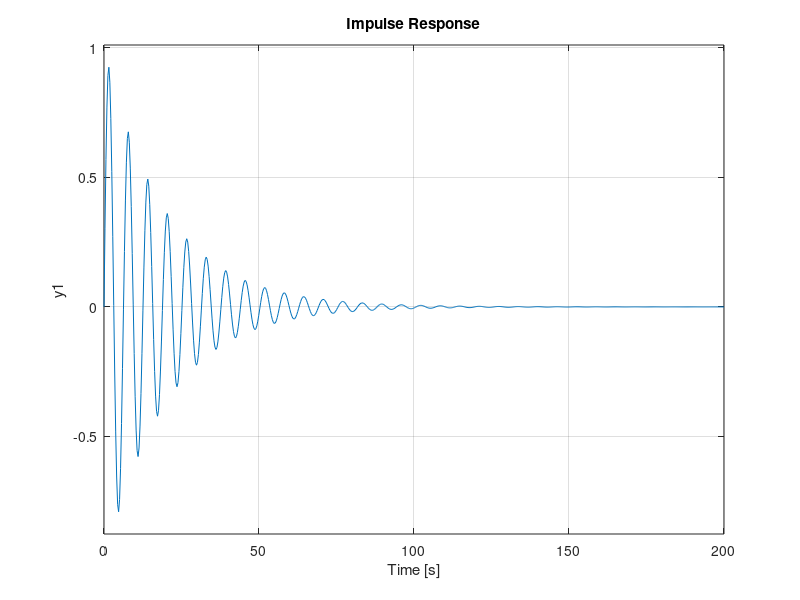
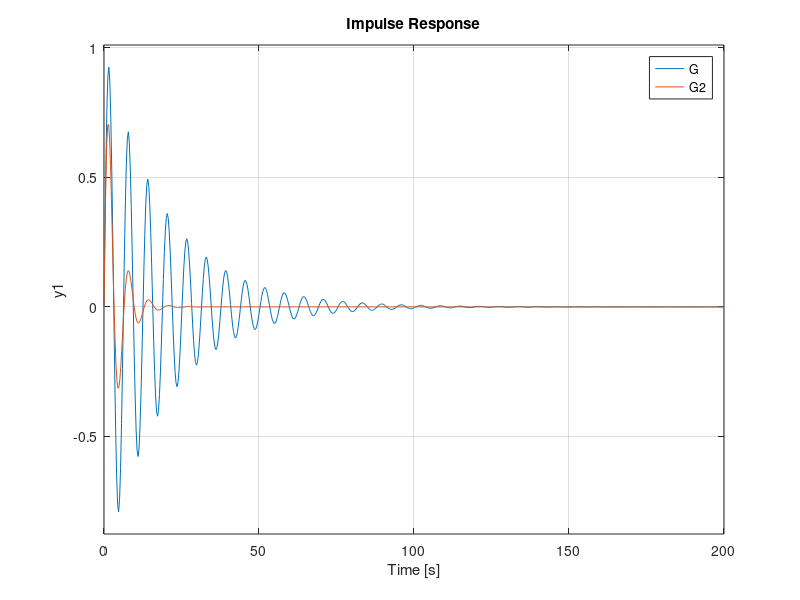
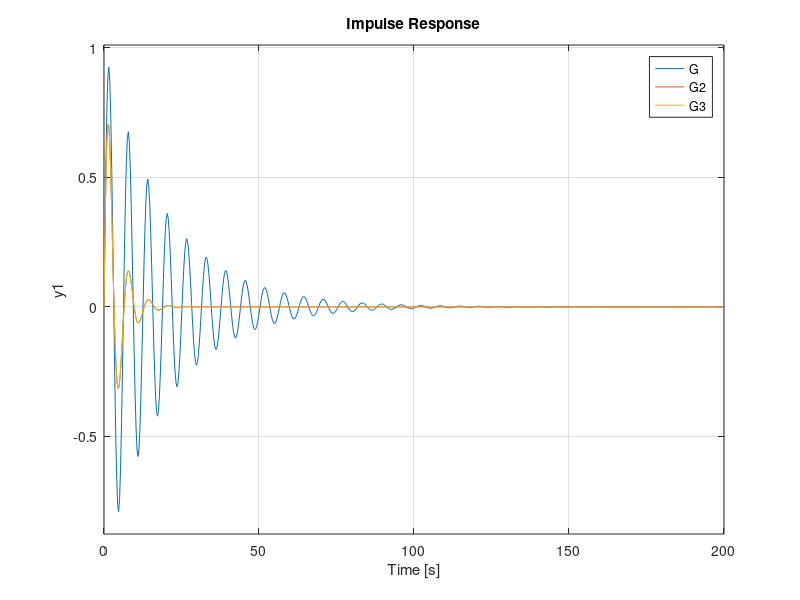

The MATLAB script that drew these images, in order:
%Drum Cymbals as a Spring mass Damper
G = tf(1, [1 0.1 1])
%smaller damping
figure(1)
impulse(G)
G2 = tf(1, [1 0.5 1])
figure(2)
impulse(G, G2)
G3 = tf(1, [1 0.5 1])
figure(3)
impulse(G, G2, G3)